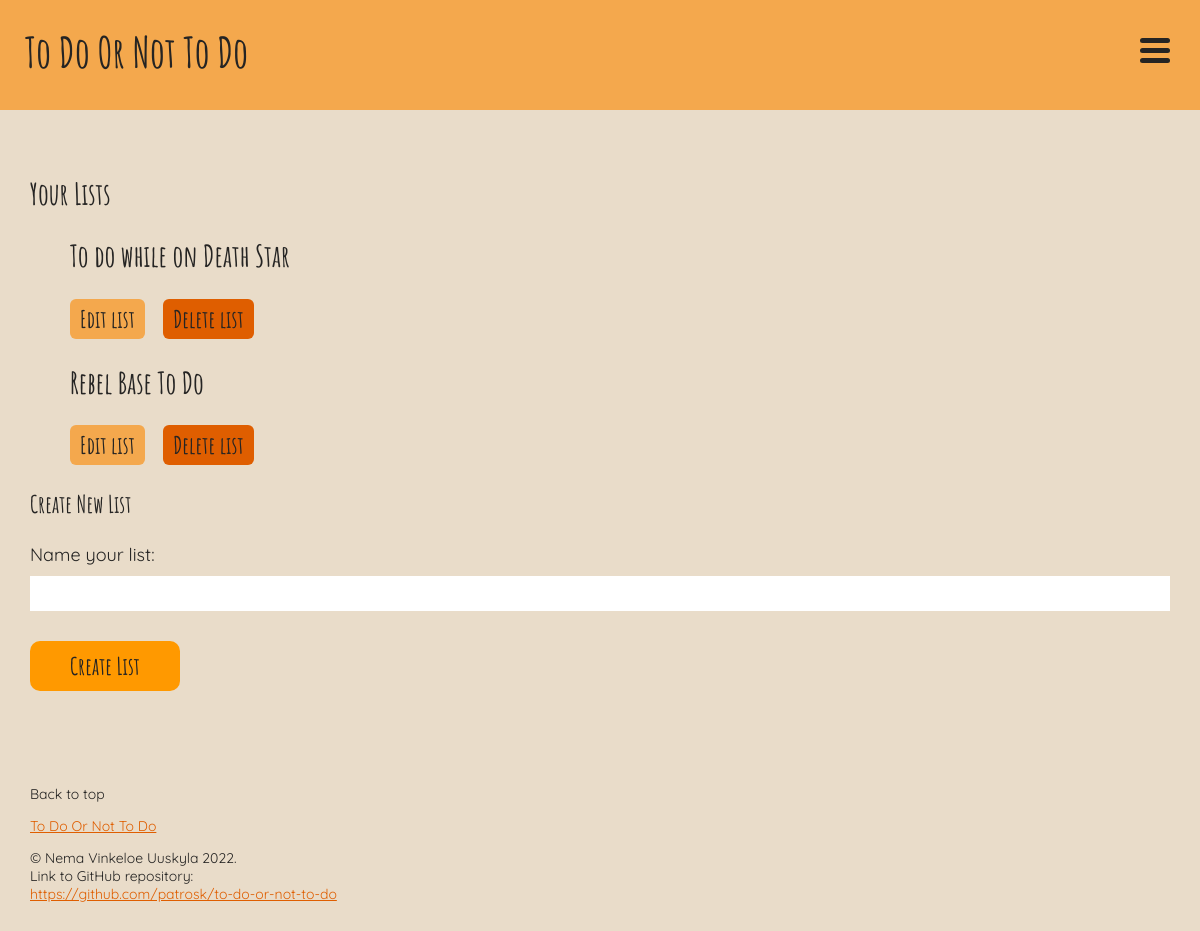
/lists.php (signed in), run on an earlier commit of the app's database.
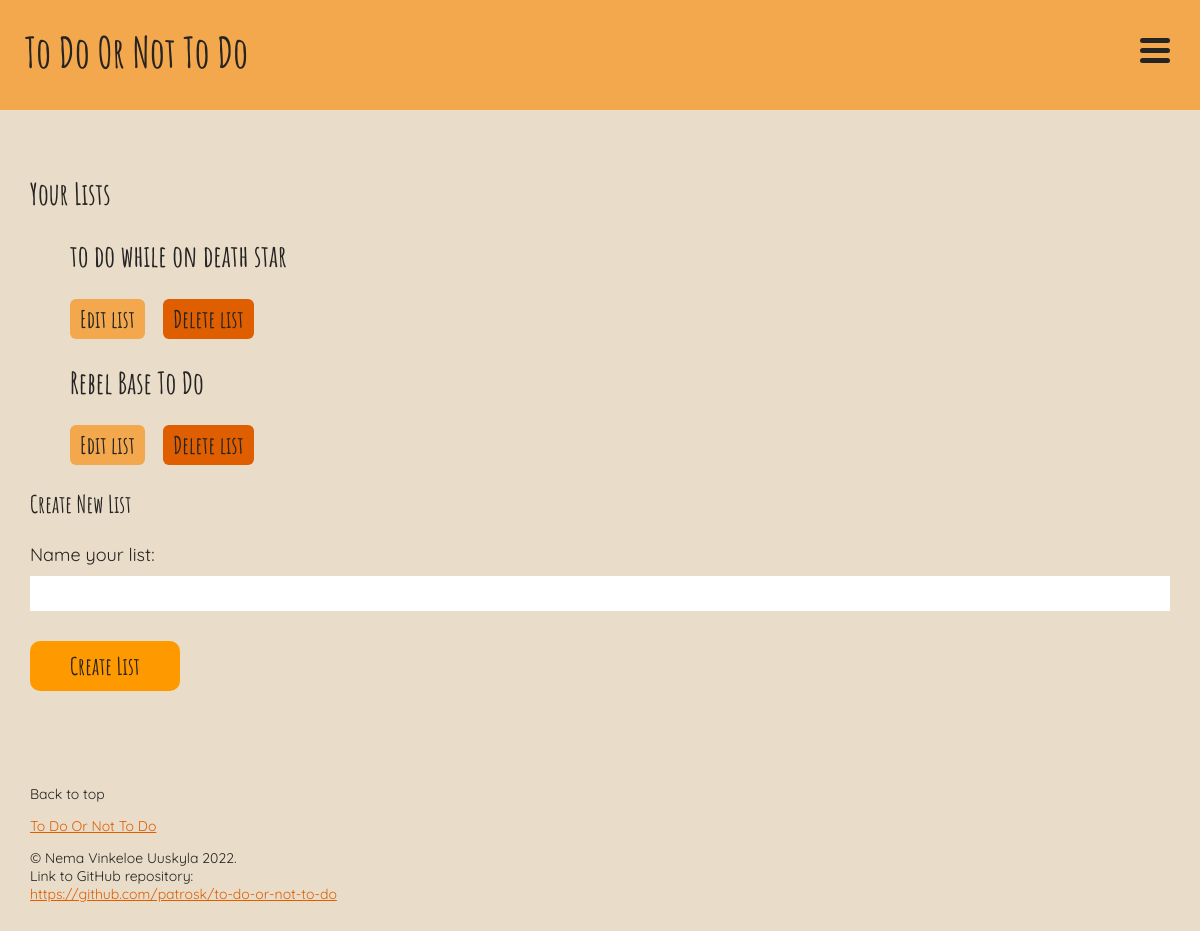
And on a later commit of the database.
### tables this page shows
CREATE TABLE lists (
	id INTEGER PRIMARY KEY AUTOINCREMENT,
	title VARCHAR,
	user_id VARCHAR,
	FOREIGN KEY (user_id) REFERENCES users(id)
);

### app/functions.php (called while the page is built, shortened)
<?php
function get_lists(PDO $database)
{
    $user_id = $_SESSION['user']['id'];
    $statement = $database->prepare("SELECT * FROM lists WHERE user_id = :id");
    $statement->bindParam(':id', $user_id, PDO::PARAM_INT);
    $statement->execute();
    $lists = $statement->fetchAll(PDO::FETCH_ASSOC);
    return $lists;
}

### lists.php (the view, shortened to what this page needs)
<?php
require __DIR__ . '/app/autoload.php';
require __DIR__ . '/views/header.php';
require __DIR__ . '/views/navigation.php'; ?>
<h2>Your Lists</h2>
<ul>
    <?php
    $lists = get_lists($database);
    foreach ($lists as $list) : ?>
        <li class="list-titles">
            <h2><?= $list['title'] ?></h2>
            <button>
                <a href="/single_list.php?id=<?= $list['id']; ?>">Edit list</a>
            </button>
            <button class="delete">
                <a href="/app/lists/delete.php?id=<?= $list['id']; ?>" onclick="return confirm('Are you sure you want to delete this list and all tasks in it?');">Delete list</a>
            </button>
        </li>
    <?php endforeach ?>
</ul>
<h3>Create New List</h3>
<form action="/app/lists/create.php" method="post">
    <label for="title">Name your list:</label>
    <input name="title" id="title" type="text">
    <button type="submit">Create List</button>
</form>
<?php require __DIR__ . '/views/footer.php';

What changed in the data, as far as the page shows it:
changed lists: title "To do while on Death Star" → "to do while on death star"
